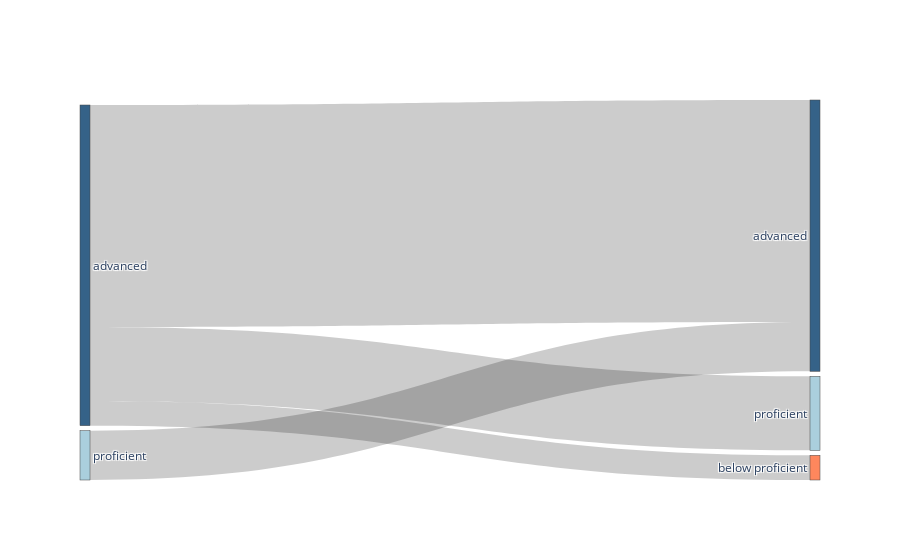

Source (notebook cell):
### Code cell
#Crown Heights 6th Sankey
sankey_frame = crownheights_df[crownheights_df["Grade Level"] == 6].groupby(["BOY Proficiency Level","EOY Proficiency Level"]).describe().reset_index()
sankey_frame.columns = [' '.join(col).strip() for col in sankey_frame.columns.values]
sankey_frame

source_sankey = []
for item in sankey_frame["BOY Proficiency Level"]:
    if item == "remedial":
        source_sankey.append(0)
    if item == "below proficient":
        source_sankey.append(1)
    if item == "proficient":
        source_sankey.append(2)
    if item == "advanced":
        source_sankey.append(3)

target_sankey = []
for item in sankey_frame["EOY Proficiency Level"]:
    if item == "remedial":
        target_sankey.append(4)
    if item == "below proficient":
        target_sankey.append(5)
    if item == "proficient":
        target_sankey.append(6)
    if item == "advanced":
        target_sankey.append(7)


label = ["remedial", "below proficient", "proficient", "advanced",
        "remedial", "below proficient", "proficient", "advanced",]
c = ["#fe1100","#fe875d","#aacfdd","#356288",
        "#fe1100","#fe875d","#aacfdd","#356288"]
link = dict(source = source_sankey,
            target = target_sankey,
            value = list(sankey_frame["Student ID count"].values))
node = dict(label = label, pad=5, thickness=10,
           color =  c)
data = go.Sankey(link = link, node=node)
# plot
fig = go.Figure(data)
fig.show()

### Figure 1 — Plotly figure (JSON) as saved in the notebook; plotly's stock layout.template omitted (floating-point values rounded to 4 significant figures)
{"data": [{"link": {"source": [3, 3, 3, 2], "target": [7, 5, 6, 7], "value": [9, 1, 3, 2]}, "node": {"color": ["#fe1100", "#fe875d", "#aacfdd", "#356288", "#fe1100", "#fe875d", "#aacfdd", "#356288"], "label": ["remedial", "below proficient", "proficient", "advanced", "remedial", "below proficient", "proficient", "advanced"], "pad": 5, "thickness": 10}, "type": "sankey"}], "layout": {}}
